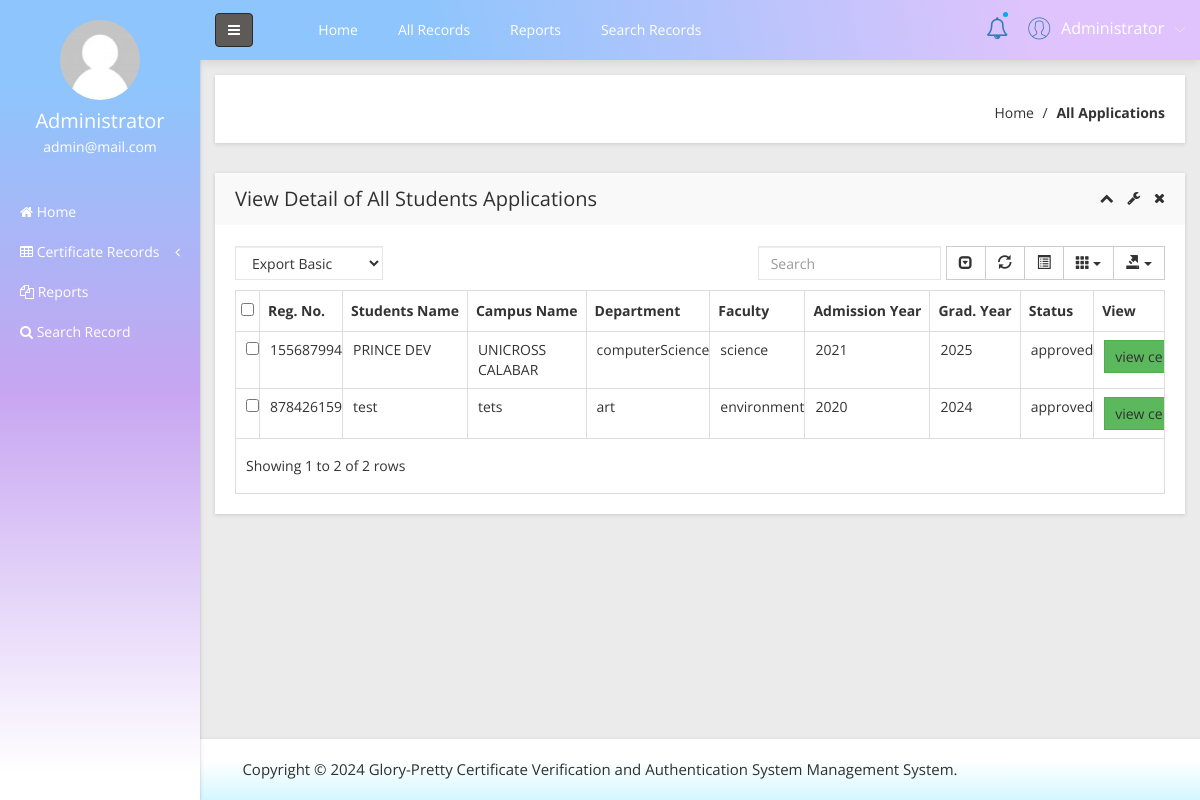
Page /admin/all-birth-application.php (signed in) on the committed database.
### tables this page shows
CREATE TABLE `tblapplication` (
    `ID` int(10) NOT NULL,
    `UserID` int(11) NOT NULL,
    `RegistrationID` int(200) NOT NULL,
    `FullName` varchar(200) NOT NULL,
    `Camname` varchar(200) NOT NULL,
    `Camloc` varchar(200) NOT NULL,
    `Department` varchar(200) NOT NULL,
    `Faculty` varchar(200) NOT NULL,
    `ayr` varchar(200) NOT NULL,
    `gyr` varchar(200) NOT NULL,
    `certificate` varchar(255) NOT NULL,
    `Dateofapply` timestamp NOT NULL DEFAULT current_timestamp(),
    `Remark` varchar(200) NOT NULL,
    `Status` varchar(50) NOT NULL,
    `UpdationDate` timestamp NOT NULL DEFAULT current_timestamp() ON UPDATE current_timestamp()
);

### admin/all-birth-application.php (the view, shortened to what this page needs)
<?php
include('includes/dbconnection.php');
?>
<!doctype html>
<html lang="en">
<head>
    <link rel="stylesheet" href="css/bootstrap.min.css">
    <link rel="stylesheet" href="css/font-awesome.min.css">
    <link rel="stylesheet" href="css/adminpro-custon-icon.css">
    <link rel="stylesheet" href="css/meanmenu.min.css">
    <link rel="stylesheet" href="css/jquery.mCustomScrollbar.min.css">
    <link rel="stylesheet" href="css/animate.css">
    <link rel="stylesheet" href="css/data-table/bootstrap-table.css">
    <link rel="stylesheet" href="css/data-table/bootstrap-editable.css">
    <link rel="stylesheet" href="css/normalize.css">
    <link rel="stylesheet" href="style.css">
    <link rel="stylesheet" href="css/responsive.css">
</head>
<body class="materialdesign">
    <div class="wrapper-pro">
        <?php include_once('includes/sidebar.php'); ?>
        <?php include_once('includes/header.php'); ?>
        <div class="breadcome-area mg-b-30 small-dn">
            <div class="container-fluid">
                <div class="row">
                    <div class="col-lg-12">
                        <div class="breadcome-list shadow-reset">
                            <div class="row">
                                <div class="col-lg-12">
                                    <ul class="breadcome-menu">
                                        <li><a href="dashboard.php">Home</a> <span class="bread-slash">/</span></li>
                                        <li><span class="bread-blod">All Applications</span></li>
                                    </ul>
                                </div>
                            </div>
                        </div>
                    </div>
                </div>
            </div>
        </div>
        <div class="data-table-area mg-b-15">
            <div class="container-fluid">
                <div class="row">
                    <div class="col-lg-12">
                        <div class="sparkline13-list shadow-reset">
                            <div class="sparkline13-hd">
                                <div class="main-sparkline13-hd">
                                    <h1>View <span class="table-project-n">Detail of</span> All Students Applications</h1>
                                    <div class="sparkline13-outline-icon">
                                        <span class="sparkline13-collapse-link"><i class="fa fa-chevron-up"></i></span>
                                        <span><i class="fa fa-wrench"></i></span>
                                        <span class="sparkline13-collapse-close"><i class="fa fa-times"></i></span>
                                    </div>
                                </div>
                            </div>
                            <div class="sparkline13-graph">
                                <div class="datatable-dashv1-list custom-datatable-overright">
                                    <div id="toolbar">
                                        <select class="form-control">
                                            <option value="">Export Basic</option>
                                        </select>
                                    </div>
                                    <table id="table" data-toggle="table" data-pagination="true" data-search="true" data-show-columns="true" data-show-pagination-switch="true" data-show-refresh="true" data-key-events="true" data-show-toggle="true" data-resizable="true" data-cookie="true" data-cookie-id-table="saveId" data-show-export="true" data-click-to-select="true" data-toolbar="#toolbar">
                                        <thead>
                                            <tr>
                                                <th>Reg. No.</th>
                                                <th>Students Name</th>
                                                <th>Campus Name</th>
                                                <th>Department</th>
                                                <th>Faculty</th>
                                                <th>Admission Year</th>
                                                <th>Grad. Year</th>
                                                <th>Status</th>
                                                <th data-field="action">View</th>
                                            </tr>
                                        </thead>
                                        <tbody>
                                            <?php
                                            $sql = "SELECT * FROM tblapplication";
                                            $query = $obcms->prepare($sql);
                                            $query->execute();
                                            $results = $query->fetchAll(PDO::FETCH_OBJ);
                                            if ($query->rowCount() > 0) {
                                                foreach ($results as $row) { ?>
                                                    <tr>
                                                        <td><?php echo htmlentities($row->RegistrationID); ?></td>
                                                        <td><?php echo htmlentities($row->FullName); ?></td>
                                                        <td><?php echo htmlentities($row->Camname); ?></td>
                                                        <td><?php echo htmlentities($row->Department); ?></td>
                                                        <td><?php echo htmlentities($row->Faculty); ?></td>
                                                        <td><?php echo htmlentities($row->ayr); ?></td>
                                                        <td><?php echo htmlentities($row->gyr); ?></td>
                                                        <td><?php echo htmlentities($row->Status) ?: "pending"; ?></td>
                                                        <td>
                                                            <a href="../user/<?php echo htmlentities($row->certificate); ?>" target="_blank" class="btn btn-success btn-sm">view cert</a>
                                                        </td>
                                                    </tr>
                                            <?php
                                                }
                                            } ?>
                                        </tbody>
                                    </table>
                                </div>
                            </div>
                        </div>
                    </div>
                </div>
            </div>
        </div>
    </div>
    <?php include_once('includes/footer.php'); ?>
</body>
</html>

### admin/includes/sidebar.php (shortened to what this page needs)
     <?php
if (strlen($_SESSION['OBCMSaid']==0)) {
  header('location:logout.php');
  } else{
  ?>
  <div class="left-sidebar-pro">
            <nav id="sidebar">
                <div class="sidebar-header">
                    <a href="#"><img src="img/message/avatar.jpg" alt="" />
                    </a>
                    <?php
$aid=$_SESSION['OBCMSaid'];
$sql="SELECT AdminName,Email from  tbladmin where ID=:aid";
$query = $obcms -> prepare($sql);
$query->bindParam(':aid',$aid,PDO::PARAM_STR);
$query->execute();
$results=$query->fetchAll(PDO::FETCH_OBJ);
$cnt=1;
if($query->rowCount() > 0)
{
foreach($results as $row)
{               ?>
                    <h3> <?php  echo $row->AdminName;?></h3>
                    <p> <?php  echo $row->Email;?></p>
                  <?php $cnt=$cnt+1;}} ?>
                </div>
                <div class="left-custom-menu-adp-wrap">
                    <ul class="nav navbar-nav left-sidebar-menu-pro">
                        <li class="nav-item">
                            <a href="dashboard.php" role="button" aria-expanded="false"><i class="fa big-icon fa-home"></i> <span class="mini-dn">Home</span> </a>
                        </li>
                        <li class="nav-item"><a href="#" data-toggle="dropdown" role="button" aria-expanded="false" class="nav-link dropdown-toggle"><i class="fa big-icon fa-table"></i> <span class="mini-dn">Certificate Records</span> <span class="indicator-right-menu mini-dn"><i class="fa indicator-mn fa-angle-left"></i></span></a>
                        </li>
                        <li class="nav-item">
                            <a href="between-dates-report.php" role="button" aria-expanded="false"><i class="fa big-icon fa-files-o"></i> <span class="mini-dn">Reports</span> </a>
                        </li>
                        <li class="nav-item">
                            <a href="search.php" role="button" aria-expanded="false"><i class="fa fa-search"></i> <span class="mini-dn">Search Record</span> </a>
                        </li>
                    </ul>
                </div>
            </nav>
        </div>
        <?php }  ?>

### admin/includes/header.php (shortened to what this page needs)
      <?php
if (strlen($_SESSION['OBCMSaid']==0)) {
  header('location:logout.php');
  } else{
  ?>
 <div class="content-inner-all">
            <div class="header-top-area">
                <div class="fixed-header-top">
                    <div class="container-fluid">
                        <div class="row">
                            <div class="col-lg-1 col-md-6 col-sm-6 col-xs-12">
                                <button type="button" id="sidebarCollapse" class="btn bar-button-pro header-drl-controller-btn btn-info navbar-btn">
                                    <i class="fa fa-bars"></i>
                                </button>
                            </div>
                            <div class="col-lg-6 col-md-1 col-sm-1 col-xs-12">
                                <div class="header-top-menu tabl-d-n">
                                    <ul class="nav navbar-nav mai-top-nav">
                                        <li class="nav-item"><a href="dashboard.php" class="nav-link">Home</a>
                                        </li>
                                        <li class="nav-item"><a href="all-birth-application.php" class="nav-link">All Records</a>
                                        </li>
                                        <li class="nav-item"><a href="between-dates-report.php" class="nav-link">Reports</a>
                                        </li>
                                        <li class="nav-item"><a href="search.php" class="nav-link">Search Records</a>
                                        </li>
                                    </ul>
                                </div>
                            </div>
                            <div class="col-lg-5 col-md-5 col-sm-6 col-xs-12">
                                <div class="header-right-info">
                                    <ul class="nav navbar-nav mai-top-nav header-right-menu">
                                        <li class="nav-item"><a href="new-birth-application.php" data-toggle="dropdown" role="button" aria-expanded="false" class="nav-link dropdown-toggle"><i class="fa fa-bell-o" aria-hidden="true"></i><span class="indicator-nt"></span></a>
                                        </li>
                                        <li class="nav-item">
                                            <a href="#" data-toggle="dropdown" role="button" aria-expanded="false" class="nav-link dropdown-toggle">
                                                <?php
$aid=$_SESSION['OBCMSaid'];
$sql="SELECT AdminName,Email from  tbladmin where ID=:aid";
$query = $obcms -> prepare($sql);
$query->bindParam(':aid',$aid,PDO::PARAM_STR);
$query->execute();
$results=$query->fetchAll(PDO::FETCH_OBJ);
$cnt=1;
if($query->rowCount() > 0)
{
foreach($results as $row)
{               ?>
                                                <span class="adminpro-icon adminpro-user-rounded header-riht-inf"></span>
                                                <span class="admin-name"><?php  echo $row->AdminName;?></span>
                                                <span class="author-project-icon adminpro-icon adminpro-down-arrow"></span><?php $cnt=$cnt+1;}} ?>
                                            </a>
                                        </li>
                                    </ul>
                                </div>
                            </div>
                        </div>
                    </div>
                </div>
            </div><?php }  ?>

### admin/includes/footer.php
    <div class="footer-copyright-area">
        <div class="container-fluid">
            <div class="row">
                <div class="col-lg-12">
                    <div class="footer-copy-right">
                        <p>Copyright &copy; <?= date("Y") ?> Glory-Pretty Certificate Verification and Authentication System
Management System.</p>
                    </div>
                </div>
            </div>
        </div>
    </div>

### rows in the picture
tblapplication: RegistrationID "155687994", FullName "PRINCE DEV", Camname "UNICROSS CALABAR", Department "computerScience", Faculty "science", ayr "2021", gyr "2025", Status "approved"
tblapplication: RegistrationID "878426159", FullName "test", Camname "tets", Department "art", Faculty "environment", ayr "2020", gyr "2024", Status "approved"

### other values in the picture
$row->AdminName "Administrator"
$row->Email "admin@mail.com"
